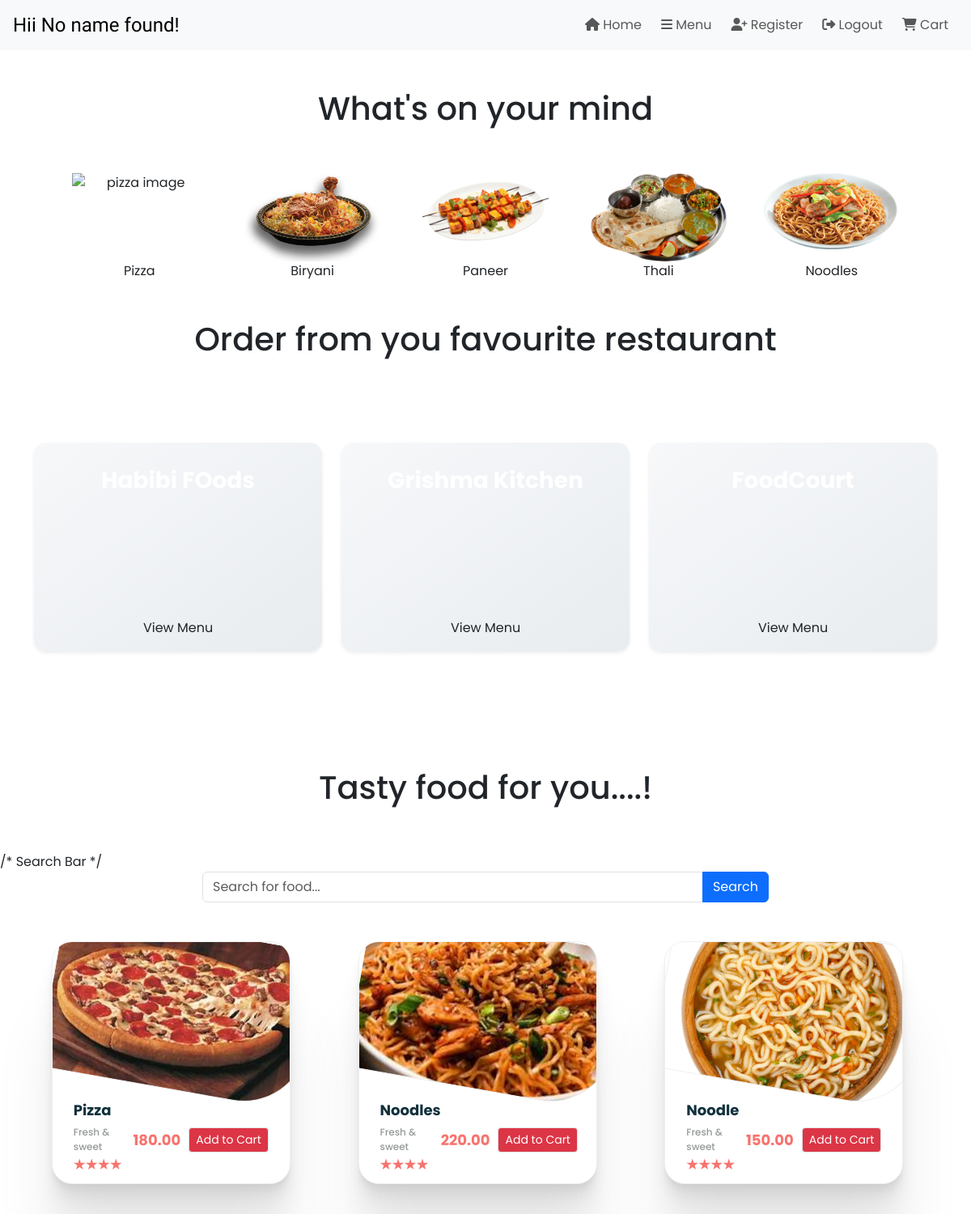
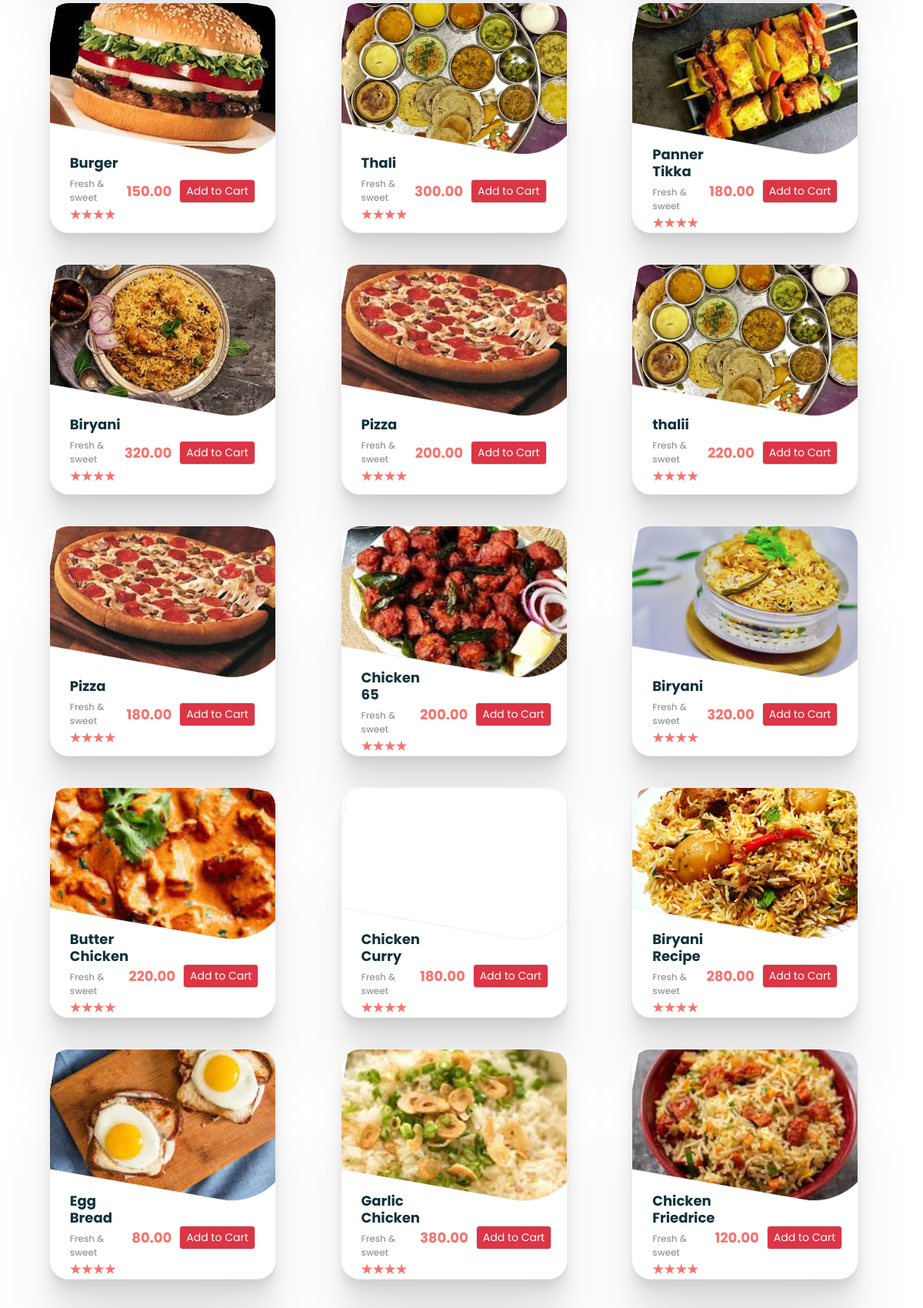
The app's page /menu/ (signed in, upper part) with its own data (2 pictures, top to bottom).
### restaurant/models.py (models this page shows)
class restaurantUser(CustomUser):
    restaurantName = models.CharField(max_length=50)
    address = models.TextField()
    restaurantContact = PhoneNumberField()

class foodItems(models.Model):
    name = models.CharField(max_length=255)
    price = models.DecimalField(max_digits=10, decimal_places=2)
    image = models.ImageField(upload_to='images/')
    restaurantName = models.CharField(max_length=50)

### menu/views.py (the view, shortened to what this page needs)
# urls.py: path('menu/',menuviews.menu,name = 'menu'),
@login_required
def menu(request):
    user = request.user
    query = request.GET.get('q')
    foods = foodItems.objects.all()
    if query:
        foods = foods.filter(Q(name__icontains=query))
    cartEmpty = True
    if hasattr(user, 'customeruser'):
        name = user.customeruser.name
    else:
        name = "No name found"
    if 'cart' not in request.session:
        request.session['cart'] = {}
    list_restaurant = restaurantUser.objects.all()
    return render(request, 'index1.html', {
        'name': name,
        'foodItems': foods,
        'cart': request.session.get('cart', {}),
        'Empty': cartEmpty,
        'restaurant_list': list_restaurant
    })

### menu/templates/index1.html (shortened to what this page needs)
<!DOCTYPE html>
<html>
{% load static %}
<head>
    <link href="https://cdn.jsdelivr.net/npm/bootstrap@5.3.3/dist/css/bootstrap.min.css" rel="stylesheet"
>
    <link rel="stylesheet" href="https://cdn.jsdelivr.net/npm/bootstrap-icons@1.11.1/font/bootstrap-icons.css"
>
    <link rel="stylesheet" href={% static 'style.css' %}>
</head>
<body>
    {% include "header.html" %}
    <div class="container text-center justify-content-center">
        <br>
        <br>
        <h1>What's on your mind</h1>
        <br>
        <br>
        <section id='hehe' class="d-flex justify-content-evenly flex-wrap">
            <div class="main_items">
                <img class="img-fluid" src={% static 'pizza.png' %} alt="pizza image">
                <p>Pizza</p>
            </div>
            <div class="main_items">
                <img class="img-fluid" src={% static 'biryani.png' %} alt="biryani image">
                <p>Biryani</p>
            </div>
            <div class="main_items">
                <img class="img-fluid" src={% static 'paneer.png' %} alt="paneer image">
                <p>Paneer</p>
            </div>
            <div class="main_items">
                <img class="img-fluid" src={% static 'thali.png' %} alt="thali image">
                <p>Thali</p>
            </div>
            <div class="main_items">
                <img class="img-fluid" src={% static 'noodle.png' %} alt="noodle image">
                <p>Noodles</p>
            </div>
        </section>
    </div>
    <div class="container-fluid text-center d-flex justify-content-center flex-wrap py-5">
        <h1>Order from you favourite restaurant</h1>
    </div>
    <section class="justify-content-evenly">
        <div class="container my-5">
            <div class="row g-4">
                {% for restaurant in restaurant_list %}
                <div class="col-md-4">
                    <div class="restaurant-card shadow-sm">
                        <video class="restaurant-video" autoplay loop muted>
                            <source src="{% static 'video' %}{{ forloop.counter }}.mp4" type="video/mp4">
                        </video>
                        <div class="restaurant-card-body d-flex flex-row container-fluid justify-content-around align-content-around">
                            <h5 class="restaurant-card-title">{{restaurant.restaurantName}}</h5>
                        </div>
                        <div class="restaurant-card-footer">
                            <a href="#" class="btn w-100">View Menu</a>
                        </div>
                    </div>
                </div>
                {% endfor %}
            </div>
    </section>
    <br>
    <br>
    <div class="container-fluid text-center d-flex justify-content-center flex-wrap py-5">
        <h1>Tasty food for you....!</h1>
    </div>
    /* Search Bar */
    <form method="GET" action="{% url 'menu' %}" class="mb-5">
        <div class="input-group custom-search">
            <input type="text" name="q" placeholder="Search for food..." class="form-control"
                value="{{ request.GET.q }}">
            <button type="submit" class="btn btn-primary">Search</button>
        </div>
    </form>
    <section class="cards d-flex justify-content-evenly flex-wrap">
        {% if foodItems is None %}
        <p>Khana Nhi milega</p>
        {% else %}
        {% for food in foodItems %}
        <div class="outer overflow-hidden">
            <div class="inner"
                style="background: url(/media/{{ food.image }}) no-repeat center center/cover; height: 200px;"></div>
            <div class="item d-flex align-items-center">
                <div class="item-details flex-grow-1">
                    <div class="item-name">
                        <h4>{{ food.name }}</h4>
                        <p>Fresh & sweet</p>
                    </div>
                    <div class="rating">
                        <div></div>
                        <div></div>
                        <div></div>
                        <div></div>
                    </div>
                </div>
                <div class="item-price-and-cart d-flex align-items-center">
                    <div class="item-price">
                        <p>{{ food.price }}</p>
                    </div>
                    <form action="#" method="post">
                        <div class="cart ml-4">
                            {% if food.id|stringformat:"s" in cart %}
                            <input type="submit" class="btn btn-success border btn-sm added-to-cart"
                                value="Added to Cart" disabled>
                            {% else %}
                            <input type="submit" class="btn btn-danger border btn-sm" value="Add to Cart">
                            {% endif %}
                        </div>
                    </form>
                </div>
            </div>
        </div>
        {% endfor %}
        {% endif %}
    </section>
</body>
</html>

### menu/static/style.css (style rules this page uses)
body { font-family: 'Poppins'; }
.main_items { width: 15%; height: auto; display: flex; flex-direction: column; align-self: stretch; justify-content: space-between; }
p { margin-bottom: 0; }
.outer { width: 295px; height: 300px; border-radius: 25px; background: #fff; border: 1px solid #f0f0f0; box-shadow: 0 3.4px 2.7px rgba(0, 0, 0, 0.022), 0 8.7px 6.9px rgba(0, 0, 0, 0.031), 0 17.7px 14.2px rgba(0, 0, 0, 0.039), 0 36.5px 29.2px rgba(0, 0, 0, 0.048), 0 100px 80px rgba(0, 0, 0, 0.07); overflow: visible; }
.inner { width: 325px; height: 90%; object-fit: cover; border: 1px solid #f0f0f0; border-bottom-right-radius: 80px; transform: translateX(-4px) translateY(-17px) rotate(10deg); }
.item { height: 30%; display: flex; justify-content: space-between; align-items: center; padding: 0 26px; }
.item-name h4 { font-size: 18px; font-weight: bold; color: #11313c; }
.item-name p { font-size: 12px; font-weight: 500; color: #949a98; }
.item-price { display: flex; flex-direction: column; }
.item-price p { font-size: 18px; font-weight: bold; color: #f7736e; text-align: right; }
.rating { display: flex; }
.rating > div { width: 15px; height: 15px; background: #f7736e; clip-path: polygon(50% 0%, 61% 35%, 98% 35%, 68% 57%, 79% 91%, 50% 70%, 21% 91%, 32% 57%, 2% 35%, 39% 35%); }

### menu/templates/index1.html (style rules this page uses)
.item { width: 100%; padding: 10px; }
.item-name { margin-bottom: 5px; }
.rating { margin-bottom: 10px; }
.cart { margin-left: auto; }
.item-price { margin-right: 10px; }
.outer { margin-bottom: 40px; width: calc(25% - 20px); margin-right: 20px; display: inline-block; }
.restaurant-card { border: none; border-radius: 15px; overflow: hidden; transition: transform 0.3s, box-shadow 0.3s; background: linear-gradient(145deg, #f6f8fa, #e9ecef); box-shadow: 4px 4px 10px #d1d9e6, -4px -4px 10px #ffffff; position: relative; }
.restaurant-card:before { content: ''; position: absolute; top: 0; left: 0; width: 100%; height: 100%; z-index: 1; }
.restaurant-video { position: absolute; top: 0; left: 0; width: 100%; height: 200px; object-fit: cover; z-index: 0; }
.restaurant-card-body { padding: 30px; text-align: center; height: 200px; position: relative; z-index: 2; color: #fff; }
.restaurant-card-title { font-size: 1.75rem; margin-bottom: 20px; font-weight: 700; color: #fff; }
.restaurant-card-footer { padding: 15px; background-color: transparent; position: relative; z-index: 2; }
.restaurant-card-footer { font-size: 1rem; padding: 10px 20px; color: transparent; transition: color 0.3s, border-color 0.3s; }
.custom-search { max-width: 700px; margin: 0 auto; }
.custom-search .form-control { border-top-right-radius: 0; border-bottom-right-radius: 0; }
.custom-search .btn { border-top-left-radius: 0; border-bottom-left-radius: 0; }

### records on screen
foodItems: image (picture), name "Pizza", price "180.00"
foodItems: image (picture), name "Noodles", price "220.00"
foodItems: image (picture), name "Noodle", price "150.00"
foodItems: image (picture), name "Burger", price "150.00"
foodItems: image (picture), name "Thali", price "300.00"
foodItems: image (picture), name "Panner Tikka", price "180.00"
foodItems: image (picture), name "Biryani", price "320.00"
foodItems: image (picture), name "Pizza", price "200.00"
foodItems: image (picture), name "thalii", price "220.00"
foodItems: image (picture), name "Pizza", price "180.00"
foodItems: image (picture), name "Chicken 65", price "200.00"
foodItems: image (picture), name "Biryani", price "320.00"
foodItems: image (picture), name "Butter Chicken", price "220.00"
foodItems: name "Chicken Curry", price "180.00"
foodItems: image (picture), name "Biryani Recipe", price "280.00"
foodItems: image (picture), name "Egg Bread", price "80.00"
foodItems: image (picture), name "Garlic Chicken", price "380.00"
foodItems: image (picture), name "Chicken Friedrice", price "120.00"

### other values on screen
{{ name }} "No name found"
